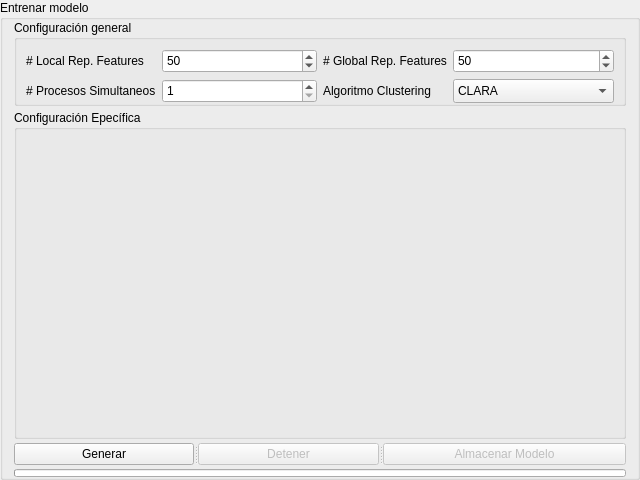
<?xml version="1.0" encoding="UTF-8"?>
<ui version="4.0">
 <class>ModelTrainingView</class>
 <widget class="QGroupBox" name="ModelTrainingView">
  <property name="geometry">
   <rect>
    <x>0</x>
    <y>0</y>
    <width>640</width>
    <height>480</height>
   </rect>
  </property>
  <property name="windowTitle">
   <string>GroupBox</string>
  </property>
  <property name="title">
   <string>Entrenar modelo</string>
  </property>
  <layout class="QVBoxLayout" name="verticalLayout">
   <property name="spacing">
    <number>4</number>
   </property>
   <property name="topMargin">
    <number>0</number>
   </property>
   <property name="bottomMargin">
    <number>0</number>
   </property>
   <item>
    <widget class="QGroupBox" name="clusteringConfig_qgbx">
     <property name="sizePolicy">
      <sizepolicy hsizetype="Minimum" vsizetype="Fixed">
       <horstretch>0</horstretch>
       <verstretch>0</verstretch>
      </sizepolicy>
     </property>
     <property name="minimumSize">
      <size>
       <width>200</width>
       <height>80</height>
      </size>
     </property>
     <property name="maximumSize">
      <size>
       <width>16777215</width>
       <height>16777215</height>
      </size>
     </property>
     <property name="title">
      <string>Configuración general</string>
     </property>
     <layout class="QHBoxLayout" name="horizontalLayout">
      <property name="topMargin">
       <number>9</number>
      </property>
      <property name="bottomMargin">
       <number>0</number>
      </property>
      <item>
       <layout class="QFormLayout" name="column1">
        <property name="sizeConstraint">
         <enum>QLayout::SetMinimumSize</enum>
        </property>
        <item row="0" column="0">
         <widget class="QLabel" name="localFeatures_qlbl">
          <property name="sizePolicy">
           <sizepolicy hsizetype="Minimum" vsizetype="MinimumExpanding">
            <horstretch>0</horstretch>
            <verstretch>0</verstretch>
           </sizepolicy>
          </property>
          <property name="minimumSize">
           <size>
            <width>0</width>
            <height>24</height>
           </size>
          </property>
          <property name="maximumSize">
           <size>
            <width>300</width>
            <height>16777215</height>
           </size>
          </property>
          <property name="text">
           <string># Local Rep. Features</string>
          </property>
         </widget>
        </item>
        <item row="0" column="1">
         <widget class="QSpinBox" name="localFeatures_qsb">
          <property name="sizePolicy">
           <sizepolicy hsizetype="Minimum" vsizetype="MinimumExpanding">
            <horstretch>0</horstretch>
            <verstretch>0</verstretch>
           </sizepolicy>
          </property>
          <property name="minimumSize">
           <size>
            <width>120</width>
            <height>24</height>
           </size>
          </property>
          <property name="minimum">
           <number>1</number>
          </property>
          <property name="maximum">
           <number>1000</number>
          </property>
          <property name="value">
           <number>50</number>
          </property>
         </widget>
        </item>
        <item row="1" column="0">
         <widget class="QLabel" name="procesesNumber_qlbl">
          <property name="sizePolicy">
           <sizepolicy hsizetype="Minimum" vsizetype="MinimumExpanding">
            <horstretch>0</horstretch>
            <verstretch>0</verstretch>
           </sizepolicy>
          </property>
          <property name="minimumSize">
           <size>
            <width>0</width>
            <height>24</height>
           </size>
          </property>
          <property name="maximumSize">
           <size>
            <width>300</width>
            <height>16777215</height>
           </size>
          </property>
          <property name="text">
           <string># Procesos Simultaneos</string>
          </property>
         </widget>
        </item>
        <item row="1" column="1">
         <widget class="QSpinBox" name="procesesNumber_qsbx">
          <property name="sizePolicy">
           <sizepolicy hsizetype="Minimum" vsizetype="MinimumExpanding">
            <horstretch>0</horstretch>
            <verstretch>0</verstretch>
           </sizepolicy>
          </property>
          <property name="minimumSize">
           <size>
            <width>120</width>
            <height>24</height>
           </size>
          </property>
          <property name="minimum">
           <number>1</number>
          </property>
          <property name="maximum">
           <number>10</number>
          </property>
         </widget>
        </item>
       </layout>
      </item>
      <item>
       <layout class="QFormLayout" name="column2">
        <property name="sizeConstraint">
         <enum>QLayout::SetMinimumSize</enum>
        </property>
        <item row="1" column="0">
         <widget class="QLabel" name="globalFeatures_qlbl">
          <property name="sizePolicy">
           <sizepolicy hsizetype="Minimum" vsizetype="MinimumExpanding">
            <horstretch>0</horstretch>
            <verstretch>0</verstretch>
           </sizepolicy>
          </property>
          <property name="minimumSize">
           <size>
            <width>0</width>
            <height>24</height>
           </size>
          </property>
          <property name="maximumSize">
           <size>
            <width>300</width>
            <height>16777215</height>
           </size>
          </property>
          <property name="text">
           <string># Global Rep. Features</string>
          </property>
         </widget>
        </item>
        <item row="1" column="1">
         <widget class="QSpinBox" name="globalFeatures_qsb">
          <property name="sizePolicy">
           <sizepolicy hsizetype="Minimum" vsizetype="MinimumExpanding">
            <horstretch>0</horstretch>
            <verstretch>0</verstretch>
           </sizepolicy>
          </property>
          <property name="minimumSize">
           <size>
            <width>120</width>
            <height>24</height>
           </size>
          </property>
          <property name="minimum">
           <number>1</number>
          </property>
          <property name="maximum">
           <number>1000</number>
          </property>
          <property name="value">
           <number>50</number>
          </property>
         </widget>
        </item>
        <item row="2" column="0">
         <widget class="QLabel" name="clustTech_qlbl">
          <property name="sizePolicy">
           <sizepolicy hsizetype="Minimum" vsizetype="MinimumExpanding">
            <horstretch>0</horstretch>
            <verstretch>0</verstretch>
           </sizepolicy>
          </property>
          <property name="minimumSize">
           <size>
            <width>0</width>
            <height>24</height>
           </size>
          </property>
          <property name="maximumSize">
           <size>
            <width>300</width>
            <height>16777215</height>
           </size>
          </property>
          <property name="text">
           <string>Algoritmo Clustering</string>
          </property>
         </widget>
        </item>
        <item row="2" column="1">
         <widget class="QComboBox" name="clustTech_qcbx">
          <property name="sizePolicy">
           <sizepolicy hsizetype="Minimum" vsizetype="MinimumExpanding">
            <horstretch>0</horstretch>
            <verstretch>0</verstretch>
           </sizepolicy>
          </property>
          <property name="minimumSize">
           <size>
            <width>120</width>
            <height>24</height>
           </size>
          </property>
          <item>
           <property name="text">
            <string>CLARA</string>
           </property>
          </item>
          <item>
           <property name="text">
            <string>K-MEANS</string>
           </property>
          </item>
          <item>
           <property name="text">
            <string>PAM</string>
           </property>
          </item>
          <item>
           <property name="text">
            <string>CLARANS</string>
           </property>
          </item>
          <item>
           <property name="text">
            <string>DIANA</string>
           </property>
          </item>
          <item>
           <property name="text">
            <string>AGNES</string>
           </property>
          </item>
          <item>
           <property name="text">
            <string>MCLUST</string>
           </property>
          </item>
         </widget>
        </item>
       </layout>
      </item>
     </layout>
    </widget>
   </item>
   <item>
    <widget class="QGroupBox" name="algorithmConfig_qgbx">
     <property name="sizePolicy">
      <sizepolicy hsizetype="Preferred" vsizetype="Expanding">
       <horstretch>0</horstretch>
       <verstretch>0</verstretch>
      </sizepolicy>
     </property>
     <property name="minimumSize">
      <size>
       <width>200</width>
       <height>200</height>
      </size>
     </property>
     <property name="maximumSize">
      <size>
       <width>16777215</width>
       <height>16777215</height>
      </size>
     </property>
     <property name="title">
      <string>Configuración Epecífica</string>
     </property>
    </widget>
   </item>
   <item>
    <widget class="QSplitter" name="splitter">
     <property name="sizePolicy">
      <sizepolicy hsizetype="Expanding" vsizetype="Fixed">
       <horstretch>0</horstretch>
       <verstretch>0</verstretch>
      </sizepolicy>
     </property>
     <property name="orientation">
      <enum>Qt::Horizontal</enum>
     </property>
     <widget class="QPushButton" name="generate_btn">
      <property name="minimumSize">
       <size>
        <width>0</width>
        <height>16</height>
       </size>
      </property>
      <property name="maximumSize">
       <size>
        <width>16777215</width>
        <height>30</height>
       </size>
      </property>
      <property name="text">
       <string>Generar</string>
      </property>
     </widget>
     <widget class="QPushButton" name="stop_btn">
      <property name="enabled">
       <bool>false</bool>
      </property>
      <property name="minimumSize">
       <size>
        <width>0</width>
        <height>16</height>
       </size>
      </property>
      <property name="maximumSize">
       <size>
        <width>16777215</width>
        <height>30</height>
       </size>
      </property>
      <property name="text">
       <string>Detener</string>
      </property>
     </widget>
     <widget class="QPushButton" name="save_btn">
      <property name="enabled">
       <bool>false</bool>
      </property>
      <property name="minimumSize">
       <size>
        <width>0</width>
        <height>16</height>
       </size>
      </property>
      <property name="maximumSize">
       <size>
        <width>16777215</width>
        <height>30</height>
       </size>
      </property>
      <property name="text">
       <string>Almacenar Modelo</string>
      </property>
     </widget>
    </widget>
   </item>
   <item>
    <widget class="QProgressBar" name="progressBar">
     <property name="maximumSize">
      <size>
       <width>16777215</width>
       <height>8</height>
      </size>
     </property>
     <property name="value">
      <number>0</number>
     </property>
     <property name="textVisible">
      <bool>false</bool>
     </property>
    </widget>
   </item>
  </layout>
 </widget>
 <resources/>
 <connections/>
</ui>
